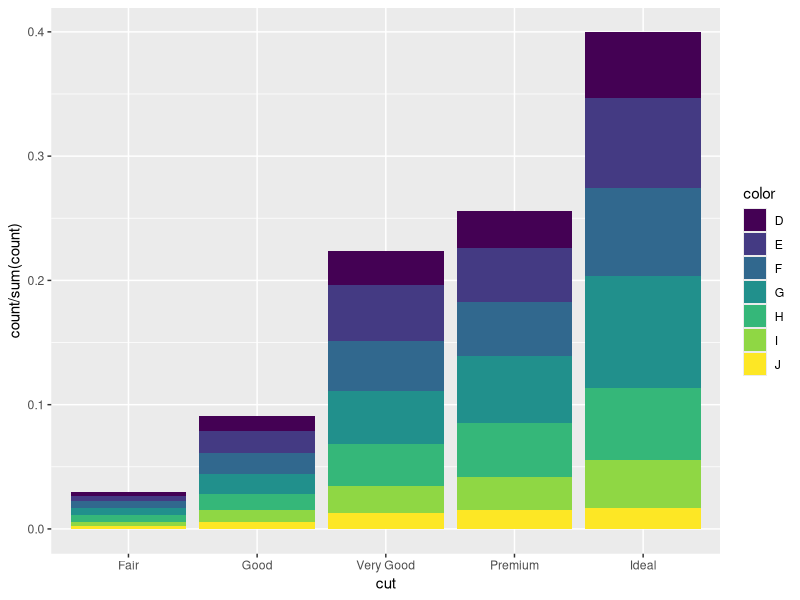
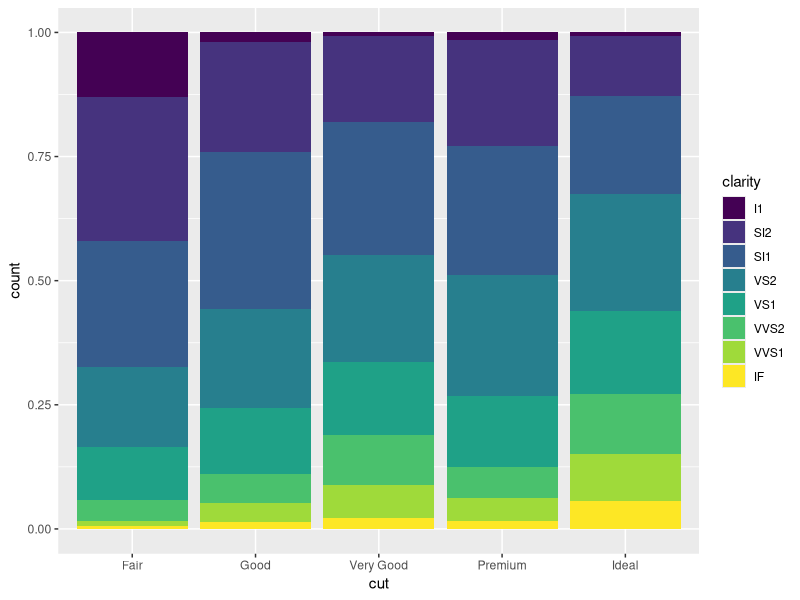
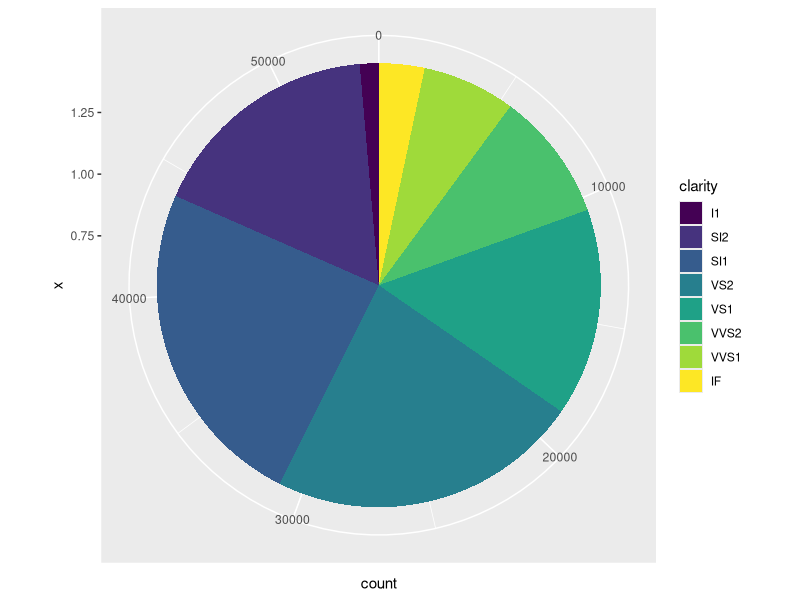

Source code (R) for these figures, in order:
## ---- chunk 1
library(tidyverse)
## ---- chunk 2
ggplot(data = diamonds) + geom_bar(aes(x = cut, y = ..count.. / sum(..count..), fill = color))
## ---- chunk 3
# not really new, but I'm sure I'll forget position = "fill"
ggplot(data = diamonds) + 
  geom_bar(mapping = aes(x = cut, fill = clarity), position = "fill")

# pie chart from bar
ggplot(data = diamonds) + 
  geom_bar(mapping = aes(x = 1, fill = clarity)) + coord_polar(theta = "y")
